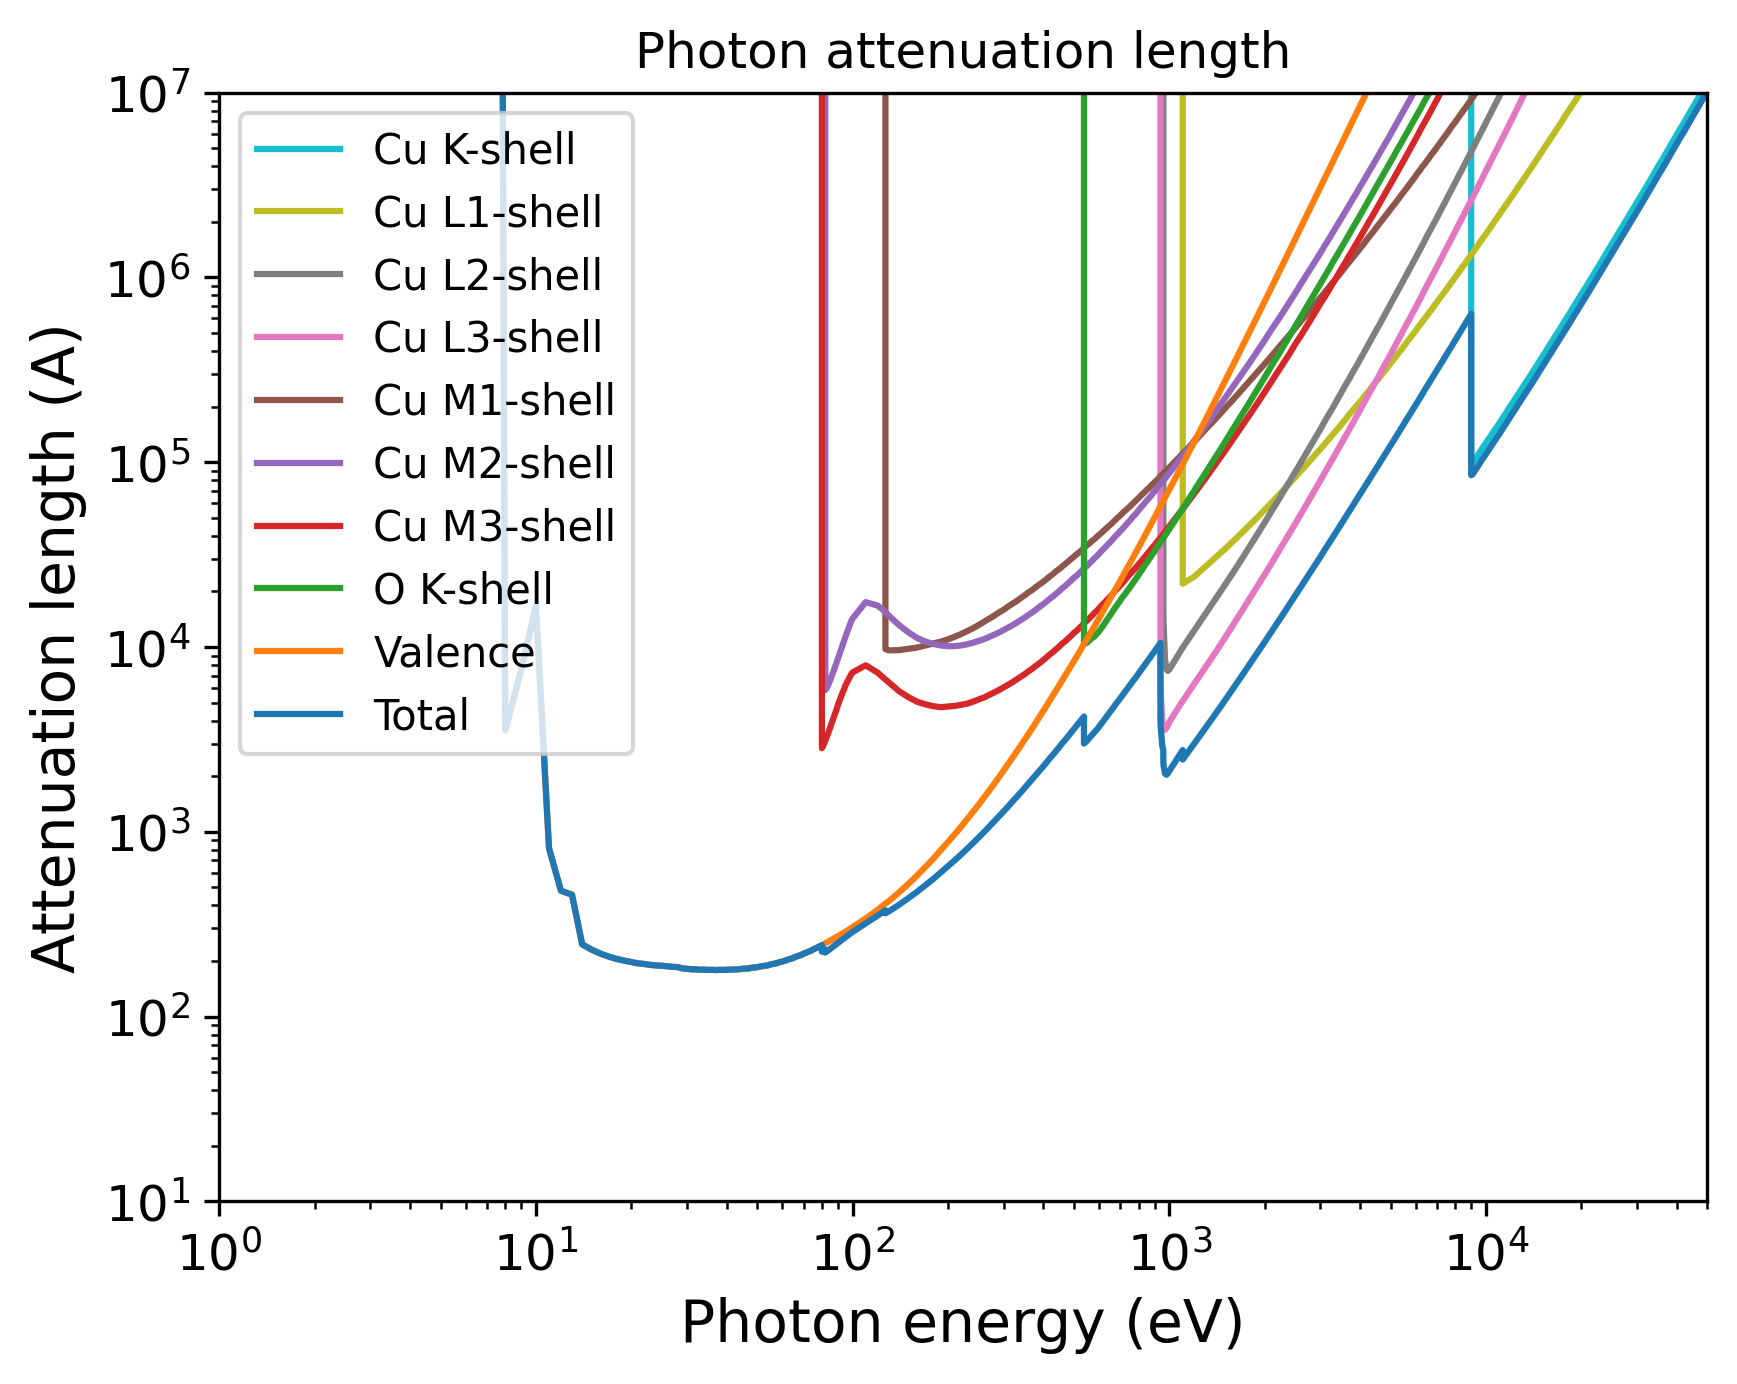

The Python source for this figure:
import pandas as pd
import numpy as np
import matplotlib.pyplot as plt
import matplotlib.cm as cm
# Set the format:
plt.xlabel("Photon energy (eV)", fontsize=14)
plt.ylabel("Attenuation length (A)", fontsize=14)
plt.xticks(fontsize=12)
plt.yticks(fontsize=12)
plt.grid(False)
# Set the axes:
# Read the output file:
df = pd.read_csv(r"OUTPUT_Cu2O_Photon_IMFP.dat", sep=r'\s+', header=None, comment="#", skipinitialspace=True)
plt.xscale("log")
plt.yscale("log")
# Prepare the plot:
columns_to_plot = [ 1, 2, 3, 4, 5, 6, 7, 8, 9, 10]
labels = [ "Cu K-shell", "Cu L1-shell", "Cu L2-shell", "Cu L3-shell", "Cu M1-shell", "Cu M2-shell", "Cu M3-shell", "O K-shell", "Valence", "Total"]
# Create N distinct colors from a colormap
N = len(columns_to_plot)
colors = plt.cm.tab10(np.linspace(1, 0, 10))
# Set line styles:
linestyles = [ "-", "-", "-", "-", "-", "-", "-", "-", "-", "-"]
for i, col in enumerate(columns_to_plot):
    color = colors[i % len(colors)]
    ls    = linestyles[i % len(linestyles)]
    label = labels[i % len(labels)]
    plt.plot(df.iloc[:, 0], df.iloc[:, col],
    color=color,
    label=label,
    linestyle=ls)
plt.xlim(1.00000000,50000.00000000)
plt.ylim(10.00000000,10000000.00000000)
plt.title("Photon attenuation length")
plt.legend(loc="best", fontsize=10)
# Save the plot in this format:
plt.savefig("OUTPUT_MFP_photon.png", dpi=300, bbox_inches="tight")
